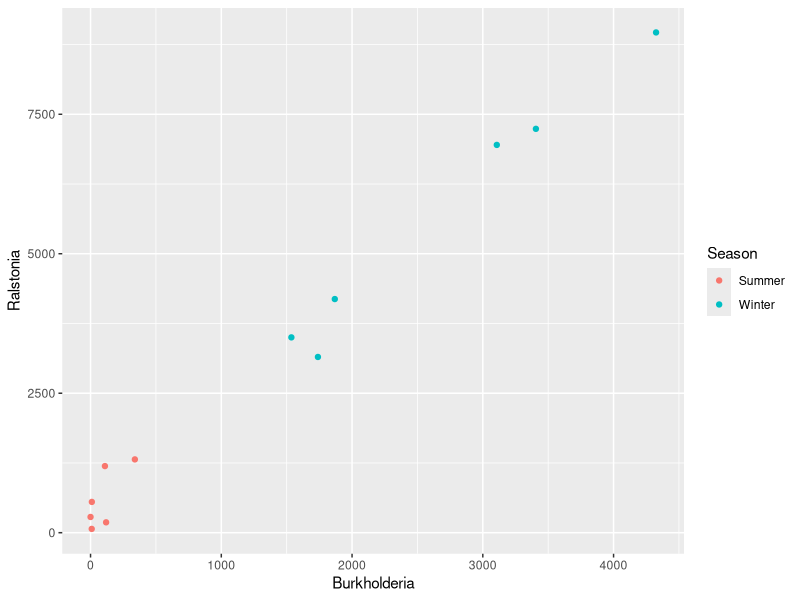

Recreate this plot in R.
##########################################
#
#  Introduction to R
#  Option C: For users with a lot of experience with R
#  A tutorial for STAMPS 2017
#
#########################################
#
#  This tutorial is written by Amy Willis, July 2017
#  Contributions also made by [please feel free to contribute!]
#
#########################################
#
# Disclaimer: TA support is primarily for Options A and B.
# Please make every effort to resolve any difficulties that you encounter
# on your own. That said, we hope that you learn something new from this
# tutorial!
#
#########################################
# Set your working directory and load data
setwd("~/Documents/MyProjectDirectory")
covariates <- read.table("FWS_covariates.txt", header=TRUE, sep="\t", as.is=TRUE)
abundances <- read.table("FWS_OTUs.txt", header=TRUE, row.names = 1, sep="\t", as.is=TRUE)

# take a moment to have a look at the data here

###############################################
#
# more ggplot, reshape, cast, melt
#
###############################################
library(ggplot2)
library(reshape2) # melt and cast
library(dplyr) # filter, group_by, and mutate, left_join, %>%

# let's try to plot the abundance of the dominant 2
# taxa against each other, and colour the points
# based on Season

# We need to reshape the data so that what will go
# in the x and y for the scatterplot are their own
# columns. We need to *melt* the data. This takes it
# from "wide" (one sample per column) to tall
# (different samples stacked on top of one another).

# First let's retrieve the taxonomic information,
# using strsplit to split the rownames according to
# the ";" character
taxa <- strsplit(rownames(abundances), split = ";")
taxa <- do.call(rbind, taxa) # bind the list into a matrix
colnames(taxa) <- c("Kingdom", "Phylum", "Class", "Order", "Family", "Genus")

# We can use the %>% operation so that we don't need
# to keep track of temporary variables. Melt converts
# the data from wide to tall
melted_abundances <- data.frame(taxa, abundances) %>%
  melt(
    id.vars = colnames(taxa),
    variable.name = "SampleName",
    value.name = "abundance"
  )

# We can incorporate the season information using
# left_join, and get the taxa abundances using
# group_by_at and summarise
melted_abundances <- melted_abundances %>%
  group_by_at(colnames(taxa)) %>%
  mutate(total = sum(abundance)) %>%
  left_join(covariates) %>%
  ungroup()

# To get the most abundant taxa, we filter down
# to the top two totals. Then, we cast the data.frame
# so that there is one column for what will become
# each axis in the plot
top_abundances <- melted_abundances %>%
  filter(total >= sort(rowSums(abundances), decreasing = TRUE)[2]) %>%
  dcast(SampleName + Season ~ Genus, value.var = "abundance")

# Now we can make the plot! Notice that most of
# the work was in defining data with the appropriate
# input format
ggplot(top_abundances) +
  geom_point(aes(x = Burkholderia, y = Ralstonia, col = Season))

###############################################
#
# source and system
#
###############################################

# write a script to separate out the different taxonomy data in shell
# and run it through R

# TODO

###############################################
#
# plyr
#
###############################################

###############################################
#
# ddply
#
###############################################

# TODO

###############################################
#
# parallelisation
#
###############################################

# TODO

###############################################
#
# Markdown
#
###############################################

# TODO
##########################################
